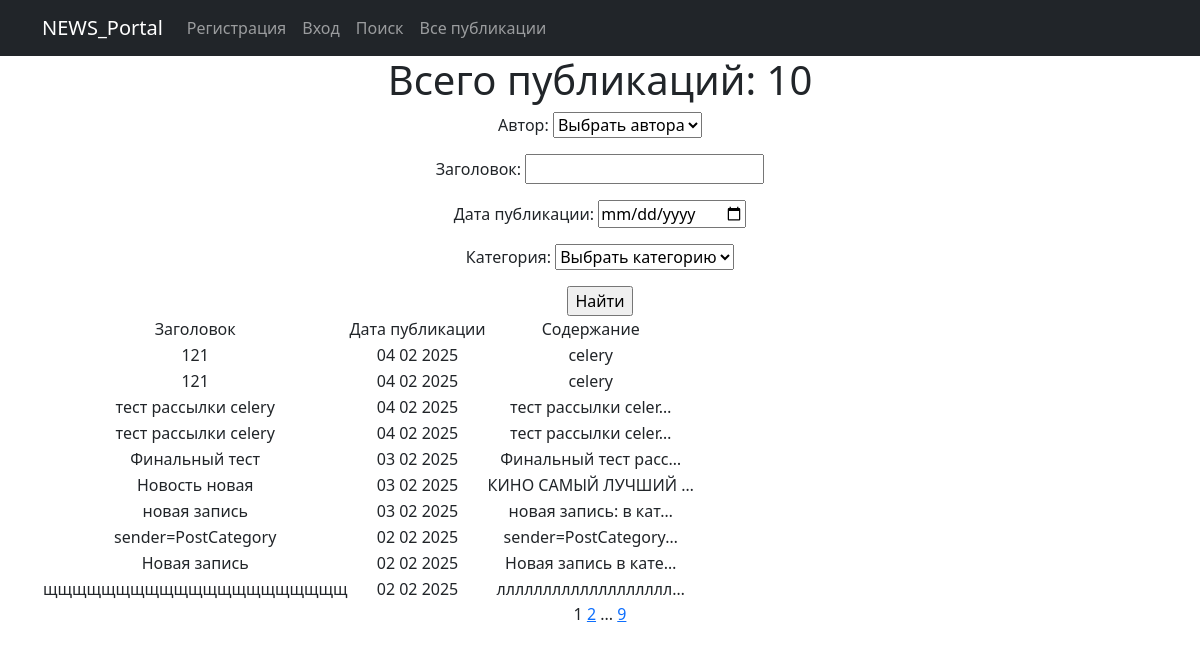
The app's page /post/search/, older data.
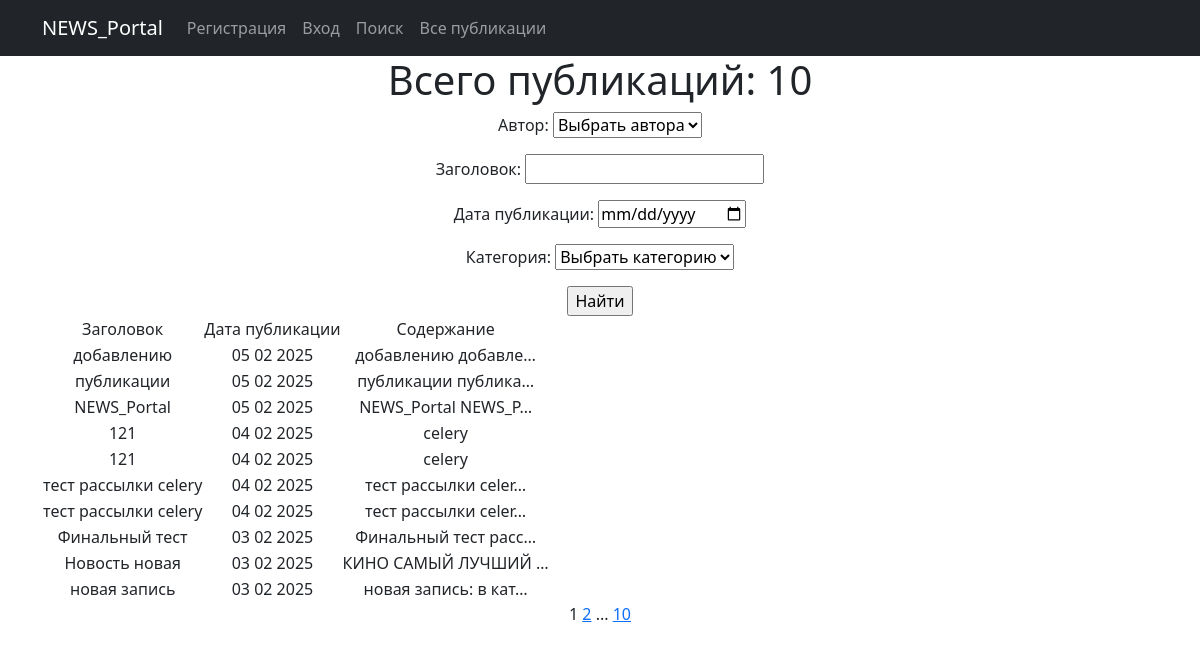
The same page, newer data.
### new_portal/models.py (models this page shows, shortened)
class Post(models.Model):
    author = models.ForeignKey(Author, on_delete=models.CASCADE)  # 'связь один ко многим' с моделью Author
    choice_type = models.CharField(max_length=2, choices=POST_TYPE_CHOICES, default='AR')  # Выбор типа сообщения
    time_in = models.DateTimeField(auto_now_add=True)  # автоматическое добавление даты и времени при создании поста
    categories = models.ManyToManyField(Category, through='PostCategory')  # 'связь многие ко многим' через PostCategory
    title = models.CharField(max_length=128)
    content = models.TextField()
    rating = models.IntegerField(default=0)

### new_portal/views.py (the view)
# urls.py: path('', PostList.as_view(), name='post'),
class PostList(ListView):
    model = Post
    ordering = '-time_in'                                  # сортировка по времени создания (от более свежей публикации)
    context_object_name = 'post'                           # имя списка содержащего все объекты
    paginate_by = 10                                       # указываем количество записей на странице
    def get_queryset(self):
        queryset = super().get_queryset()                   # Получаем обычный запрос
        self.filterset = PostFilter(self.request.GET, queryset)
        return self.filterset.qs                             # Возвращаем из функции отфильтрованный список товаров
    def get_context_data(self, **kwargs):
        context = super().get_context_data(**kwargs)
        context['filterset'] = self.filterset                # Добавляем в контекст объект фильтрации.
        return context
    def get_template_names(self):
        if self.request.path == '/post/search/':
            return 'search.html'
        return 'post.html'

### new_portal/models.py (called while the page is built)
    def __str__(self):
        return f'{self.user}'

    def __str__(self):
        return f'{self.name}'

### new_portal/templatetags/censor_filters.py (called while the page is built)
@register.filter()  # декоратор, регистрирует функцию как фильтр (для применения его в шаблонах)
def censor(text):
    for el in BAD_WORDS:  # перебор списка слов и замена на *, при совпадении
        pattern = re.compile(r'\b{}\b'.format(el), re.IGNORECASE)
        censored_word = el[0] + '*' * (len(el) - 1)
        text = re.sub(pattern, censored_word, text)
    return text

@register.simple_tag(takes_context=True)  # сообщает Django, что для работы тега требуется передать контекст
def url_replace(context, **kwargs):
    d = context['request'].GET.copy()  # позволяет скопировать все параметры текущего запроса.
    for k, v in kwargs.items():  # по указанным полям устанавливаем новые значения, переданные при использовании тега
        d[k] = v
    return d.urlencode()  # кодируем параметры в формат, который может быть указан в строке браузера

### new_portal/templates/search.html (shortened to what this page needs)
{% extends 'flatpages/default.html' %}
{% load censor_filters %}
{% block content %}
<h1>Всего публикаций: {{ post|length }}</h1>
    <form action="" method="get">
        {{ filterset.form.as_p }}
        <input type="submit" value="Найти" />
    </form>
    {% if post %}
        <table>
            <tr>
                <td>Заголовок</td>
                <td>Дата публикации</td>
                <td>Содержание</td>
            </tr>
            {% for post_ in post %}
            <tr>
                <td>{{ post_.title|censor }}</td>
                <td>{{ post_.time_in|date:'d m Y' }}</td>
                <td>{{ post_.content|truncatechars:20|censor }}</td>
            </tr>
            {% endfor %}
        </table>
    {% endif %}
   {{ page_obj.number }}
   {% if page_obj.has_next %}
       <a href="?{% url_replace page=page_obj.next_page_number %}">{{ page_obj.next_page_number }}</a>
       {% if paginator.num_pages != page_obj.next_page_number %}
           ...
           <a href="?{% url_replace page=page_obj.paginator.num_pages %}">{{ page_obj.paginator.num_pages }}</a>
       {% endif %}
   {% endif %}
{% endblock content %}

Row changes from the older to the newer data that the page shows:
no longer on this page (row unchanged): Post: title|censor "sender=PostCategory", time_in "02 02 2025", content|censor "sender=PostCategory…"
no longer on this page (row unchanged): Post: title|censor "Новая запись", time_in "02 02 2025", content|censor "Новая запись в кате…"
no longer on this page (row unchanged): Post: title|censor "щщщщщщщщщщщщщщщщщщщщщ", time_in "02 02 2025", content|censor "ллллллллллллллллллл…"
added Post: title|censor "добавлению", time_in "05 02 2025", content|censor "добавлению добавле…"
added Post: title|censor "публикации", time_in "05 02 2025", content|censor "публикации публика…"
added Post: title|censor "NEWS_Portal", time_in "05 02 2025", content|censor "NEWS_Portal NEWS_P…"
Text that changed along with them:
{{ page_obj.paginator.num_pages }}: "9" → "10"
